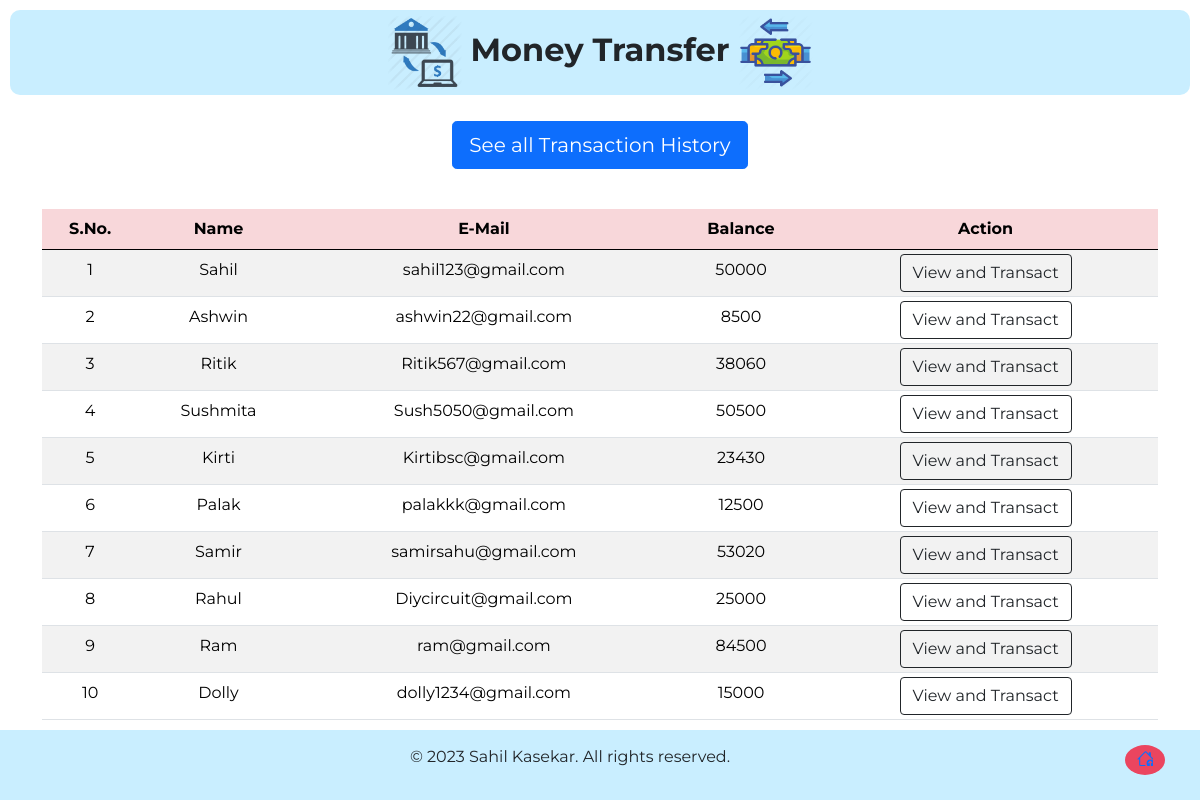
The page /money.php on the database its author committed.
### tables this page shows
CREATE TABLE `users` (
  `id` int(3) NOT NULL,
  `name` text NOT NULL,
  `email` varchar(30) NOT NULL,
  `balance` int(8) NOT NULL
);

### money.php (the view, shortened to what this page needs)
<!doctype html>
<html lang="en">
<head>
    <link href="https://cdn.jsdelivr.net/npm/bootstrap@5.0.0-beta1/dist/css/bootstrap.min.css" rel="stylesheet">
    <link rel="stylesheet" href="css/style2.css">
</head>
<body>
    <?php
    include 'connect.php';
    $sql = "SELECT * FROM users";
    $result = mysqli_query($conn, $sql);
    ?>
    <class class="welcome">
        <h2>
            <img src="logos/m1.webp" alt="Bank" width="75" height="75" style="font-weight: bold;"> <strong>Money
                Transfer</strong> <img src="logos/m2.webp" alt="Bank" width="75" height="75">
        </h2>
    </class>
    <div class="d-grip gap-2 col-6 mx-auto text-center p-3 mb-2">
        <a href="history.php"><button type="button" class="btn btn-primary btn-lg mb-3">See all Transaction History</button></a>
    </div>
    <div class="container">
        <div class="row text-center">
            <div class="col text-center">
                <div class="table-responsive-sm">
                    <table class="table table-hover table-striped table-sm">
                        <thead style="color : black;" class="table-danger">
                            <tr>
                                <th scope="col" class="text-center py-2">S.No.</th>
                                <th scope="col" class="text-center py-2">Name</th>
                                <th scope="col" class="text-center py-2">E-Mail</th>
                                <th scope="col" class="text-center py-2">Balance</th>
                                <th scope="col" class="text-center py-2">Action</th>
                            </tr>
                        </thead>
                        <tbody>
                            <?php
                            while ($rows = mysqli_fetch_assoc($result)) {
                            ?>
                                <tr style="color : black;">
                                    <td class="text-center py-2">
                                        <?php echo $rows['id'] ?>
                                    </td>
                                    <td class="text-center py-2">
                                        <?php echo $rows['name'] ?>
                                    </td>
                                    <td class="text-center py-2">
                                        <?php echo $rows['email'] ?>
                                    </td>
                                    <td class="text-center py-2">
                                        <?php echo $rows['balance'] ?>
                                    </td>
                                    <td><a href="users.php?id= <?php echo $rows['id']; ?>"> <button class="btn btn-outline-dark btn">View and Transact</button></a></td>
                                </tr>
                            <?php
                            }
                            ?>
                        </tbody>
                    </table>
                </div>
            </div>
        </div>
    </div>
    <div class="iconbutton">
      <a href="#home">
      </a>
    </div>
    <footer class="footer">
    <div class="legal">
    <p>&copy; 2023 Sahil Kasekar. All rights reserved. <a href="index.php"><span class="home"></span></a></p>
    </div>
   </footer>
</body>
</html>

### css/style2.css (style rules this page uses)
* { font-family: 'Montserrat', sans-serif; }
.welcome h2 { margin: 10px; padding: 5px; text-align: center; background-color:rgba(160, 218, 234, 0.911) ; border-radius: 10px; }

### money.php (style rules this page uses)
* { font-family: 'Montserrat', sans-serif; }
.welcome h2 { margin: 10px; padding: 5px; text-align: center; background-color:#C9EEFF ; border-radius: 10px; }
.footer { width: 100%; background-color: #C9EEFF; position: fixed; bottom: 0; text-align: center; padding: 15px ; }
.home { width:40px; height:30px; float:right; margin-right: 20px; border-radius:50%; background-color:#EB455F; }

### rows shown on the page
users: id "1", name "Sahil", email "sahil123@gmail.com", balance "50000"
users: id "2", name "Ashwin", email "ashwin22@gmail.com", balance "8500"
users: id "3", name "Ritik", email "Ritik567@gmail.com", balance "38060"
users: id "4", name "Sushmita", email "Sush5050@gmail.com", balance "50500"
users: id "5", name "Kirti", email "Kirtibsc@gmail.com", balance "23430"
users: id "6", name "Palak", email "palakkk@gmail.com", balance "12500"
users: id "7", name "Samir", email "samirsahu@gmail.com", balance "53020"
users: id "8", name "Rahul", email "Diycircuit@gmail.com", balance "25000"
users: id "9", name "Ram", email "ram@gmail.com", balance "84500"
users: id "10", name "Dolly", email "dolly1234@gmail.com", balance "15000"
